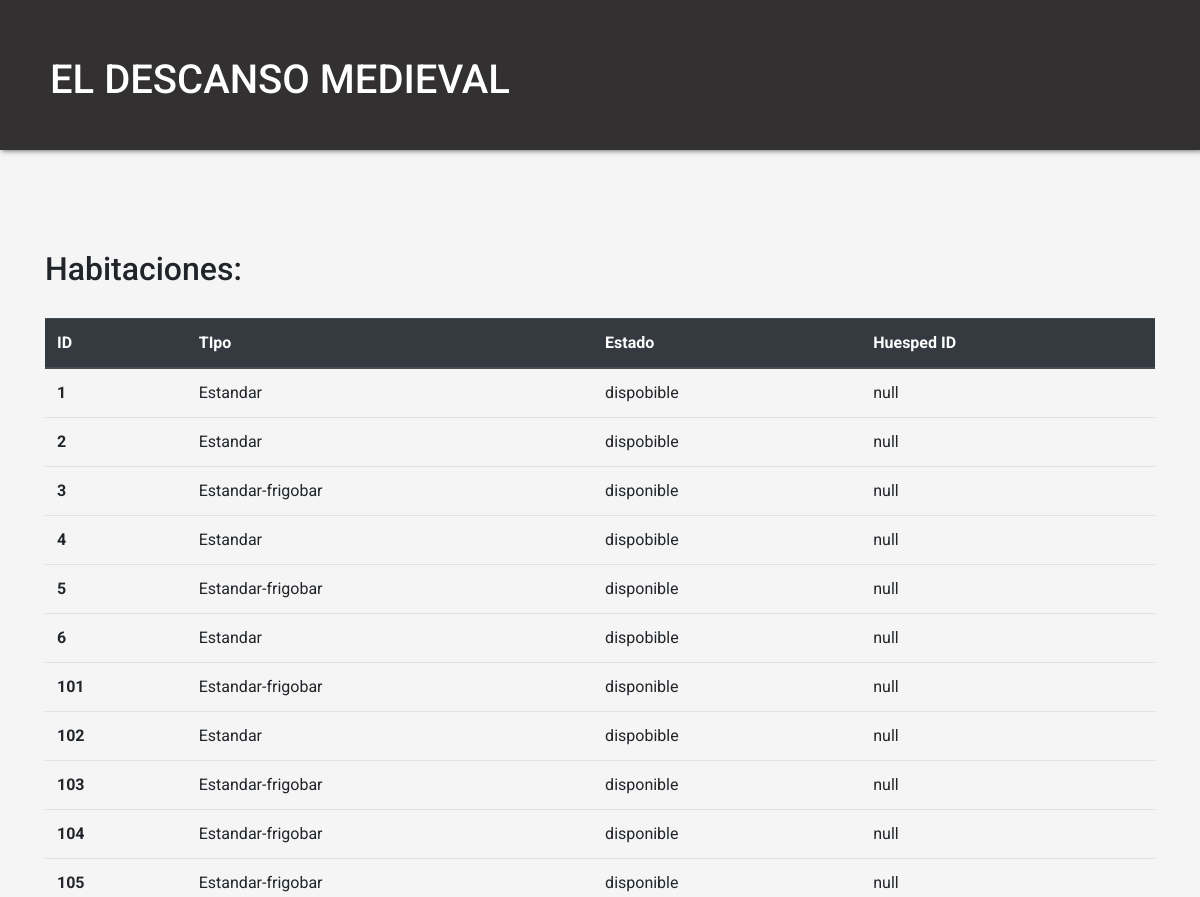
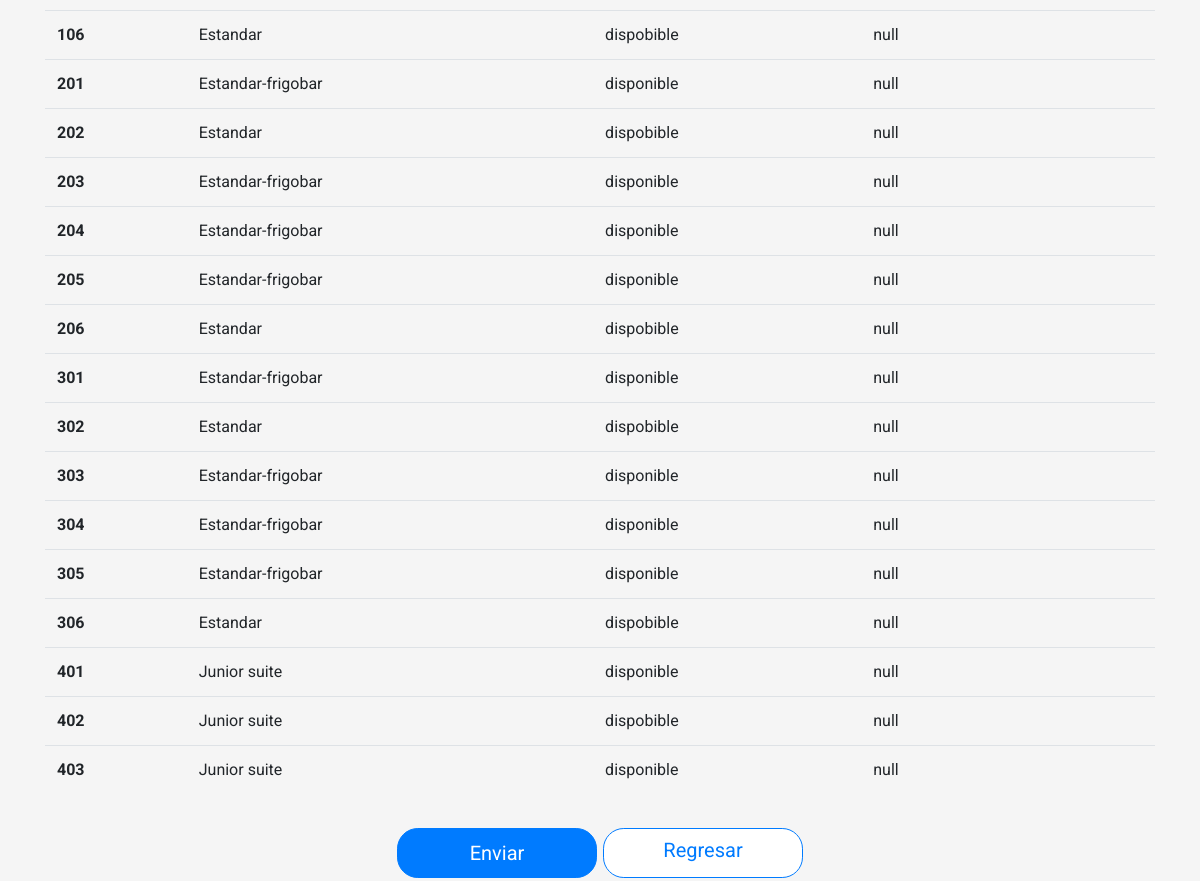
The app's page /Pantallas/reporteHabitacion.php, older data (2 pictures, top to bottom).
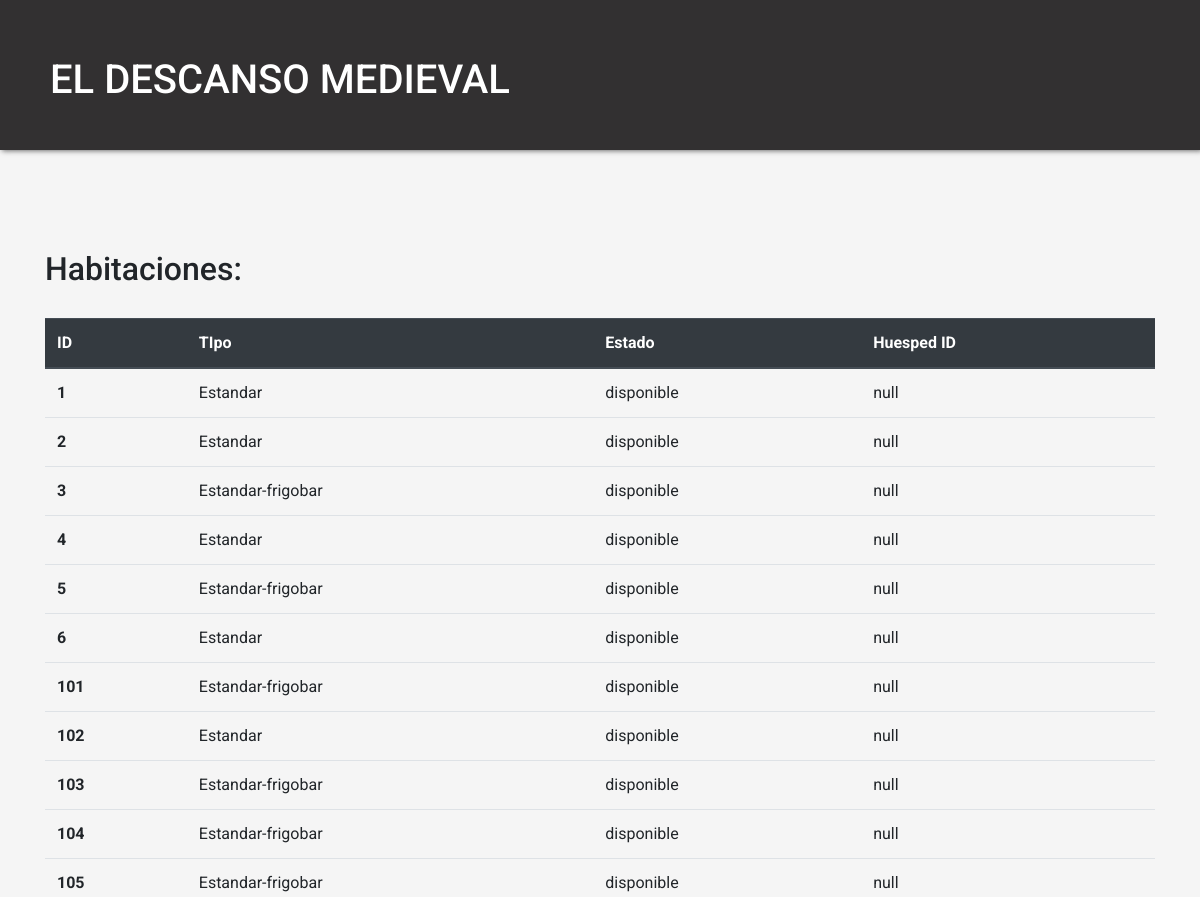
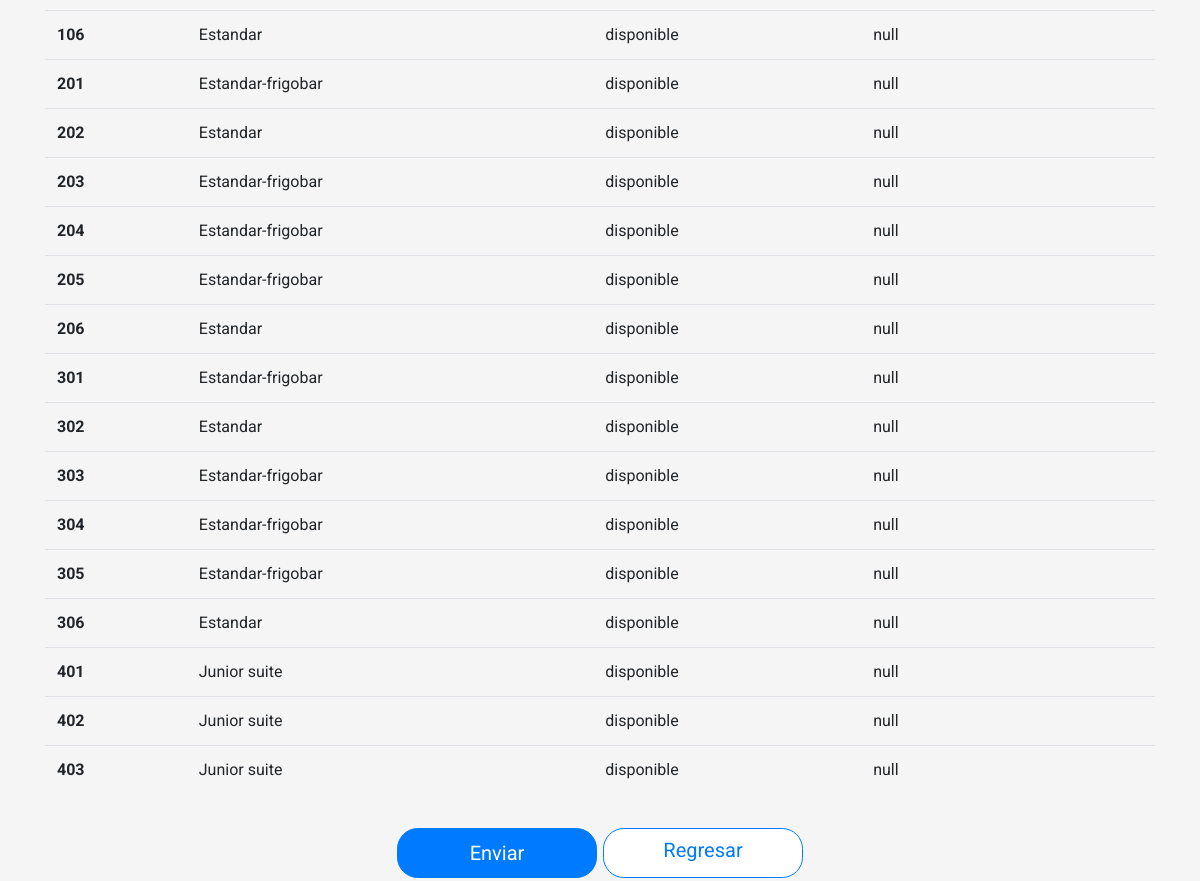
The same page, newer data (2 pictures, top to bottom).
### tables this page shows
CREATE TABLE `HABITACION` (
  `habitacion_id` int UNSIGNED NOT NULL,
  `categoria` varchar(20) NOT NULL,
  `estado` varchar(20) NOT NULL,
  `costo` float NOT NULL
);

### Pantallas/reporteHabitacion.php (the view, shortened to what this page needs)
<?php
    include "../Componentes/db.php";
    $query = $con->prepare("SELECT * FROM HABITACION");
    $query->execute();
    $habitaciones = $query->fetchAll(PDO::FETCH_ASSOC);
?>
<!DOCTYPE html>
<html lang="es">
<head>
    <link rel="stylesheet" href="https://stackpath.bootstrapcdn.com/bootstrap/4.5.0/css/bootstrap.min.css">
    <link rel="stylesheet" href="../CSS/styles.css">
    <link rel="stylesheet" href="../CSS/actualizar.css">
    <link rel="stylesheet" href="../CSS/registroUsuario.css">
</head>
<body>
    <header>
        <div class="logo">EL DESCANSO MEDIEVAL</div>
    </header>
    <div class="container">
        <h2 class="titulo">Habitaciones: </h2>
        <table class="table">
        <thead class="thead-dark">
            <tr>
                <th scope="col">ID</th>
                <th scope="col">TIpo</th>
                <th scope="col">Estado</th>
                <th scope="col">Huesped ID</th>
            </tr>
        </thead>
        <tbody>
            <?php foreach($habitaciones as $habitacion){
                $huesped = 'null';
            ?>
            <tr>
            <th scope="row"><?php echo $habitacion['habitacion_id']; ?></th>
            <td><?php echo $habitacion['categoria']; ?></td>
            <td><?php echo $habitacion['estado']; ?></td>
            <td><?php echo $huesped; ?></td>
            </tr>
            <?php }?>
        </tbody>
        </table>
    </div>
    <form class="registroUsuario" action="../Componentes/actualizarHabitacion.php" method="POST">
        <div class="flex-container">
            <button class="btn-registrar btn">Enviar</button>
            <a href="./menu.php" class="btn-regresar btn">Regresar</a>
        </div>
    </form>
</body>
</html>

Row changes from the older to the newer data that the page shows:
changed habitacion id 1: estado "dispobible" → "disponible"
changed habitacion id 2: estado "dispobible" → "disponible"
changed habitacion id 4: estado "dispobible" → "disponible"
changed habitacion id 6: estado "dispobible" → "disponible"
changed habitacion id 102: estado "dispobible" → "disponible"
changed habitacion id 106: estado "dispobible" → "disponible"
changed habitacion id 202: estado "dispobible" → "disponible"
changed habitacion id 206: estado "dispobible" → "disponible"
changed habitacion id 302: estado "dispobible" → "disponible"
changed habitacion id 306: estado "dispobible" → "disponible"
changed habitacion id 402: estado "dispobible" → "disponible"
